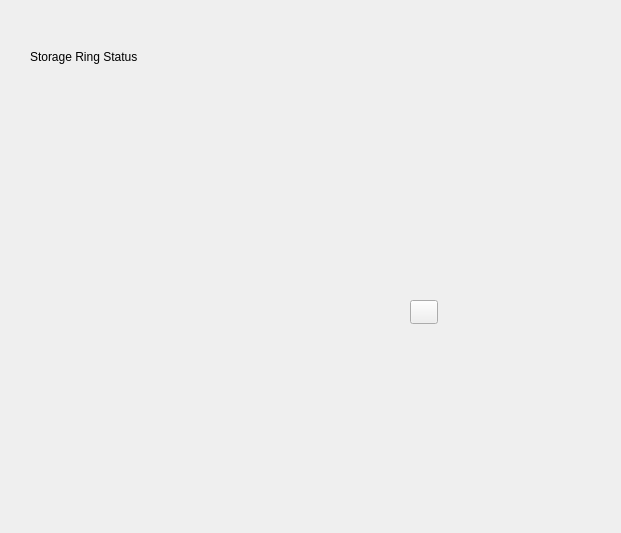
<?xml version="1.0" encoding="UTF-8"?>
<ui version="4.0">
 <class>Form</class>
 <widget class="QWidget" name="Form">
  <property name="geometry">
   <rect>
    <x>0</x>
    <y>0</y>
    <width>621</width>
    <height>533</height>
   </rect>
  </property>
  <property name="windowTitle">
   <string>Form</string>
  </property>
  <widget class="QWidget" name="verticalLayoutWidget">
   <property name="geometry">
    <rect>
     <x>30</x>
     <y>30</y>
     <width>160</width>
     <height>80</height>
    </rect>
   </property>
   <layout class="QVBoxLayout" name="verticalLayout">
    <property name="sizeConstraint">
     <enum>QLayout::SetDefaultConstraint</enum>
    </property>
    <item>
     <widget class="QLabel" name="label">
      <property name="sizePolicy">
       <sizepolicy hsizetype="Preferred" vsizetype="Fixed">
        <horstretch>0</horstretch>
        <verstretch>0</verstretch>
       </sizepolicy>
      </property>
      <property name="text">
       <string>Storage Ring Status</string>
      </property>
     </widget>
    </item>
    <item>
     <widget class="PyDMByteIndicator" name="PyDMByteIndicator">
      <property name="sizePolicy">
       <sizepolicy hsizetype="Fixed" vsizetype="Fixed">
        <horstretch>0</horstretch>
        <verstretch>0</verstretch>
       </sizepolicy>
      </property>
      <property name="toolTip">
       <string/>
      </property>
      <property name="channel" stdset="0">
       <string>ca://ACIS:ShutterPermit</string>
      </property>
      <property name="labels" stdset="0">
       <stringlist>
        <string>Shutter Permit</string>
       </stringlist>
      </property>
     </widget>
    </item>
   </layout>
  </widget>
  <widget class="PyDMRelatedDisplayButton" name="PyDMRelatedDisplayButton">
   <property name="geometry">
    <rect>
     <x>410</x>
     <y>300</y>
     <width>28</width>
     <height>24</height>
    </rect>
   </property>
   <property name="toolTip">
    <string/>
   </property>
   <property name="filenames" stdset="0">
    <stringlist>
     <string>sample_viewer.ui</string>
    </stringlist>
   </property>
   <property name="titles" stdset="0">
    <stringlist>
     <string>Sample</string>
    </stringlist>
   </property>
   <property name="showIcon" stdset="0">
    <bool>true</bool>
   </property>
   <property name="openInNewWindow" stdset="0">
    <bool>true</bool>
   </property>
  </widget>
 </widget>
 <customwidgets>
  <customwidget>
   <class>PyDMByteIndicator</class>
   <extends>QWidget</extends>
   <header>pydm.widgets.byte</header>
  </customwidget>
  <customwidget>
   <class>PyDMRelatedDisplayButton</class>
   <extends>QPushButton</extends>
   <header>pydm.widgets.related_display_button</header>
  </customwidget>
 </customwidgets>
 <resources/>
 <connections/>
</ui>
